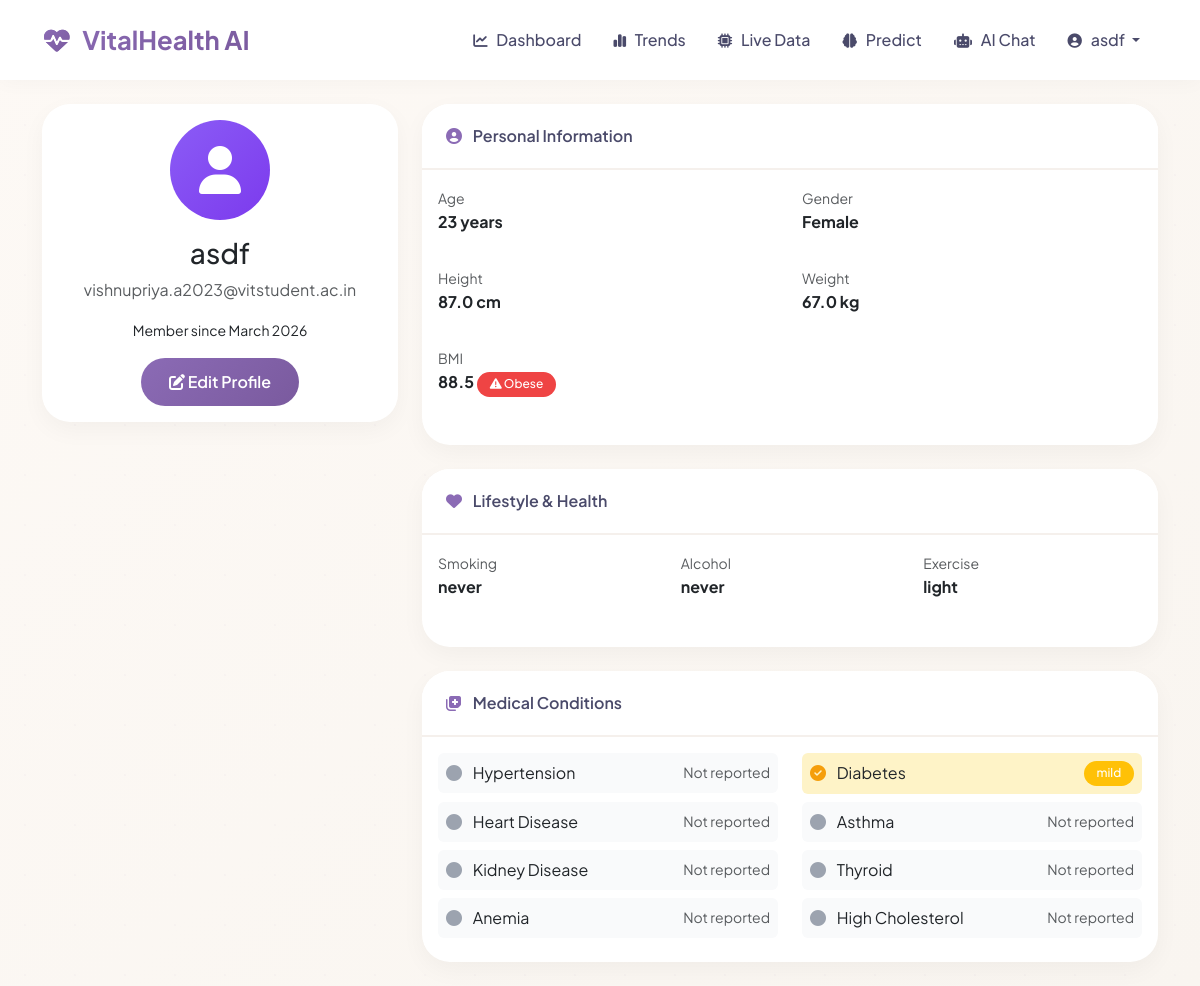
The app's page /profile (signed in) with its own data.
### app/models.py (models this page shows, shortened)
class User(UserMixin, db.Model):
    id = db.Column(db.Integer, primary_key=True)
    username = db.Column(db.String(80), unique=True, nullable=False)
    email = db.Column(db.String(120), unique=True, nullable=False)
    password_hash = db.Column(db.String(128))
    created_at = db.Column(db.DateTime, default=datetime.utcnow)
    age = db.Column(db.Integer)
    gender = db.Column(db.String(10))
    height = db.Column(db.Float)
    weight = db.Column(db.Float)
    smoker = db.Column(db.String(20))
    alcohol_consumer = db.Column(db.String(20))
    exercise_frequency = db.Column(db.String(20))
    medical_conditions = db.Column(db.Text)
    vital_records = db.relationship('VitalRecord', backref='user', lazy=True)
    predictions = db.relationship('Prediction', backref='user', lazy=True)
    alerts = db.relationship('Alert', backref='user', lazy=True)
    chat_history = db.relationship('ChatMessage', backref='user', lazy=True)
    medical_reports = db.relationship('MedicalReport', backref='user', lazy=True)
    def get_bmi(self):
        if self.height and self.weight:
            height_m = self.height / 100
            return round(self.weight / (height_m * height_m), 1)
        return None
    def get_bmi_category(self):
        bmi = self.get_bmi()
        if bmi:
            if bmi < 18.5:
                return "Underweight", "#3B82F6", "fa-seedling"
            elif bmi < 25:
                return "Normal", "#10B981", "fa-smile"
            elif bmi < 30:
                return "Overweight", "#F59E0B", "fa-chart-line"
            else:
                return "Obese", "#EF4444", "fa-exclamation-triangle"
        return "Unknown", "#6B7280", "fa-question"
    def get_medical_conditions_dict(self):
        if self.medical_conditions:
            return json.loads(self.medical_conditions)

### app/routes.py (the view)
@main_bp.route('/profile')
@login_required
def profile_view():
    return render_template('profile_view.html', user=current_user)

### app/__init__.py (called while the page is built)
def create_app(config_class=Config):
    app = Flask(__name__)
    app.config.from_object(config_class)
    db.init_app(app)
    login_manager.init_app(app)
    @app.template_filter('min')
    def min_filter(value, max_val):
        try:
            return min(float(value) if value else 0, max_val)
        except:
            return 0
    from app.routes import main_bp, auth_bp, api_bp
    app.register_blueprint(main_bp)
    app.register_blueprint(auth_bp, url_prefix='/auth')
    app.register_blueprint(api_bp, url_prefix='/api')
    with app.app_context():
        db.create_all()
    @login_manager.user_loader
    def load_user(user_id):
        return User.query.get(int(user_id))
    return app

### app/templates/profile_view.html (shortened to what this page needs)
{% extends "base.html" %}
{% block content %}
<div class="row animate-fade-up">
    <div class="col-lg-4 mb-4">
        <div class="card text-center">
            <div class="card-body">
                <div class="mb-3">
                    <div style="width: 100px; height: 100px; background: linear-gradient(135deg, #8B5CF6, #7C3AED); border-radius: 50%; display: flex; align-items: center; justify-content: center; margin: 0 auto;">
                        <i class="fas fa-user fa-3x" style="color: white;"></i>
                    </div>
                </div>
                <h3>{{ user.username }}</h3>
                <p class="text-muted">{{ user.email }}</p>
                <p><small>Member since {{ user.created_at.strftime('%B %Y') }}</small></p>
                <a href="{{ url_for('main.profile_edit') }}" class="btn btn-primary-custom">
                    <i class="fas fa-edit"></i> Edit Profile
                </a>
            </div>
        </div>
    </div>
    <div class="col-lg-8">
        <div class="card mb-4">
            <div class="card-header">
                <i class="fas fa-user-circle"></i> Personal Information
            </div>
            <div class="card-body">
                <div class="row">
                    <div class="col-md-6 mb-3">
                        <label class="text-muted small">Age</label>
                        <p class="fw-bold">{{ user.age or 'Not set' }} years</p>
                    </div>
                    <div class="col-md-6 mb-3">
                        <label class="text-muted small">Gender</label>
                        <p class="fw-bold">{{ user.gender or 'Not set' }}</p>
                    </div>
                    <div class="col-md-6 mb-3">
                        <label class="text-muted small">Height</label>
                        <p class="fw-bold">{{ user.height or 'Not set' }} cm</p>
                    </div>
                    <div class="col-md-6 mb-3">
                        <label class="text-muted small">Weight</label>
                        <p class="fw-bold">{{ user.weight or 'Not set' }} kg</p>
                    </div>
                    <div class="col-md-6 mb-3">
                        <label class="text-muted small">BMI</label>
                        <p class="fw-bold">
                            {{ user.get_bmi() or 'Not calculated' }}
                            {% if user.get_bmi() %}
                            <span class="badge" style="background: {{ user.get_bmi_category()[1] }}; color: white;">
                                <i class="fas {{ user.get_bmi_category()[2] }}"></i> {{ user.get_bmi_category()[0] }}
                            </span>
                            {% endif %}
                        </p>
                    </div>
                </div>
            </div>
        </div>
        <div class="card mb-4">
            <div class="card-header">
                <i class="fas fa-heart"></i> Lifestyle & Health
            </div>
            <div class="card-body">
                <div class="row">
                    <div class="col-md-4 mb-3">
                        <label class="text-muted small">Smoking</label>
                        <p class="fw-bold">{{ user.smoker or 'Not set' }}</p>
                    </div>
                    <div class="col-md-4 mb-3">
                        <label class="text-muted small">Alcohol</label>
                        <p class="fw-bold">{{ user.alcohol_consumer or 'Not set' }}</p>
                    </div>
                    <div class="col-md-4 mb-3">
                        <label class="text-muted small">Exercise</label>
                        <p class="fw-bold">{{ user.exercise_frequency or 'Not set' }}</p>
                    </div>
                </div>
            </div>
        </div>
        <div class="card">
            <div class="card-header">
                <i class="fas fa-notes-medical"></i> Medical Conditions
            </div>
            <div class="card-body">
                <div class="row">
                    {% set conditions = user.get_medical_conditions_dict() %}
                    {% for condition, data in conditions.items() %}
                    <div class="col-md-6 mb-2">
                        <div class="d-flex justify-content-between align-items-center p-2 rounded" style="background: {{ '#FEF3C7' if data.enabled else '#F9FAFB' }}">
                            <span>
                                <i class="fas fa-{{ 'check-circle' if data.enabled else 'circle' }} me-2" style="color: {{ '#F59E0B' if data.enabled else '#9CA3AF' }}"></i>
                                {{ condition.replace('_', ' ').title() }}
                            </span>
                            {% if data.enabled %}
                            <span class="badge bg-warning">{{ data.severity }}</span>
                            {% else %}
                            <span class="text-muted small">Not reported</span>
                            {% endif %}
                        </div>
                    </div>
                    {% endfor %}
                </div>
            </div>
        </div>
    </div>
</div>
{% endblock %}

### app/templates/base.html (shortened to what this page needs)
<!DOCTYPE html>
<html lang="en">
<head>
    <link href="https://cdn.jsdelivr.net/npm/bootstrap@5.3.0/dist/css/bootstrap.min.css" rel="stylesheet">
    <link rel="stylesheet" href="https://cdnjs.cloudflare.com/ajax/libs/font-awesome/6.4.0/css/all.min.css">
</head>
<body>
    {% if current_user.is_authenticated %}
    <nav class="navbar navbar-expand-lg sticky-top">
        <div class="container">
            <a class="navbar-brand" href="{{ url_for('main.dashboard') }}">
                <i class="fas fa-heartbeat"></i> VitalHealth AI
            </a>
            <div class="collapse navbar-collapse" id="navbarNav">
                <ul class="navbar-nav ms-auto">
                    <li class="nav-item">
                        <a class="nav-link {% if request.endpoint == 'main.dashboard' %}active{% endif %}" href="{{ url_for('main.dashboard') }}">
                            <i class="fas fa-chart-line"></i> Dashboard
                        </a>
                    </li>
                    <li class="nav-item">
                        <a class="nav-link {% if request.endpoint == 'main.trends' %}active{% endif %}" href="{{ url_for('main.trends') }}">
                            <i class="fas fa-chart-simple"></i> Trends
                        </a>
                    </li>
                    <li class="nav-item">
                        <a class="nav-link {% if request.endpoint == 'main.live_data' %}active{% endif %}" href="{{ url_for('main.live_data') }}">
                            <i class="fas fa-microchip"></i> Live Data
                        </a>
                    </li>
                    <li class="nav-item">
                        <a class="nav-link {% if request.endpoint == 'main.prediction' %}active{% endif %}" href="{{ url_for('main.prediction') }}">
                            <i class="fas fa-brain"></i> Predict
                        </a>
                    </li>
                    <li class="nav-item">
                        <a class="nav-link {% if request.endpoint == 'main.chat' %}active{% endif %}" href="{{ url_for('main.chat') }}">
                            <i class="fas fa-robot"></i> AI Chat
                        </a>
                    </li>
                    <li class="nav-item dropdown">
                        <a class="nav-link dropdown-toggle" href="#" data-bs-toggle="dropdown">
                            <i class="fas fa-user-circle"></i> {{ current_user.username }}
                        </a>
                    </li>
                </ul>
            </div>
        </div>
    </nav>
    {% endif %}
    <main class="container py-4">
        {% block content %}{% endblock %}
    </main>
</body>
</html>

### app/templates/base.html (style rules this page uses)
:root { --pastel-lavender: #E9E2F5; --pastel-mint: #E2F3E8; --pastel-peach: #FFE8E0; --pastel-blue: #E2F0FF; --pastel-pink: #FFE4F0; --pastel-yellow: #FFF4E0; --primary-soft: #9B7BB5; --primary: #8B6BB5; --primary-dark: #7A5A9E; --success-soft: #A7E0C0; --success: #6FBF8C; --warning-soft: #FFD9B5; --warning: #F5A97F; --danger-soft: #FFD1D1; --danger: #E98585; --info-soft: #C5E0F5; --info: #6BA5D0; --text-dark: #4A4A6A; --text-light: #8A8AA8; --bg-white: #FFFFFF; --bg-soft: #FCFAF8; }
* { margin: 0; padding: 0; box-sizing: border-box; }
body { font-family: 'Plus Jakarta Sans', sans-serif; background: linear-gradient(135deg, #FDF9F5 0%, #F9F5F0 100%); min-height: 100vh; color: var(--text-dark); }
.navbar { background: rgba(255, 255, 255, 0.95); backdrop-filter: blur(12px); box-shadow: 0 2px 20px rgba(0,0,0,0.03); padding: 1rem 2rem; }
.navbar-brand { font-size: 1.6rem; font-weight: 700; background: linear-gradient(135deg, var(--primary), var(--primary-dark)); -webkit-background-clip: text; -webkit-text-fill-color: transparent; background-clip: text; }
.navbar-brand i { margin-right: 8px; background: linear-gradient(135deg, var(--primary), var(--primary-dark)); -webkit-background-clip: text; -webkit-text-fill-color: transparent; }
.nav-link { color: var(--text-dark); font-weight: 500; margin: 0 0.5rem; transition: all 0.3s ease; position: relative; }
.nav-link i { margin-right: 6px; font-size: 0.9rem; }
.card { border: none; border-radius: 28px; background: var(--bg-white); box-shadow: 0 8px 24px rgba(0,0,0,0.04); transition: all 0.4s cubic-bezier(0.2, 0.9, 0.4, 1.1); overflow: hidden; }
.card-header { background: var(--bg-white); border-bottom: 2px solid #F5F0EC; padding: 1.25rem 1.5rem; font-weight: 600; color: var(--text-dark); }
.card-header i { margin-right: 8px; color: var(--primary); }
.btn-primary-custom { background: linear-gradient(135deg, var(--primary), var(--primary-dark)); color: white; border: none; padding: 12px 28px; border-radius: 40px; font-weight: 600; transition: all 0.3s ease; position: relative; overflow: hidden; }
.btn-primary-custom::before { content: ''; position: absolute; top: 0; left: -100%; width: 100%; height: 100%; background: linear-gradient(90deg, transparent, rgba(255,255,255,0.3), transparent); transition: left 0.5s ease; }
.animate-fade-up { animation: fadeInUp 0.6s ease forwards; }
.badge { padding: 0.4rem 0.8rem; border-radius: 40px; font-weight: 500; }

### records on screen
User: username "asdf", email "vishnupriya.a2023@vitstudent.ac.in", created_at "March 2026", age "23", gender "Female", height "87.0", weight "67.0", height+weight "88.5", height+weight "Obese", smoker "never", alcohol_consumer "never", exercise_frequency "light"

### other values on screen
{{ condition.replace('_', ' ').title() }} "Hypertension" "Diabetes" "Heart Disease" "Asthma" "Kidney Disease" "Thyroid" "Anemia" "High Cholesterol"
{{ data.severity }} "mild"
